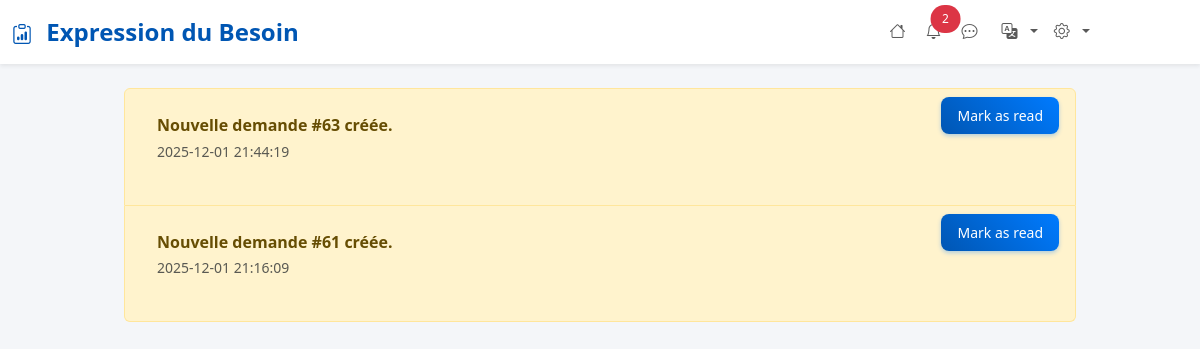
The app's page /pages/notifications.php (signed in), older data.
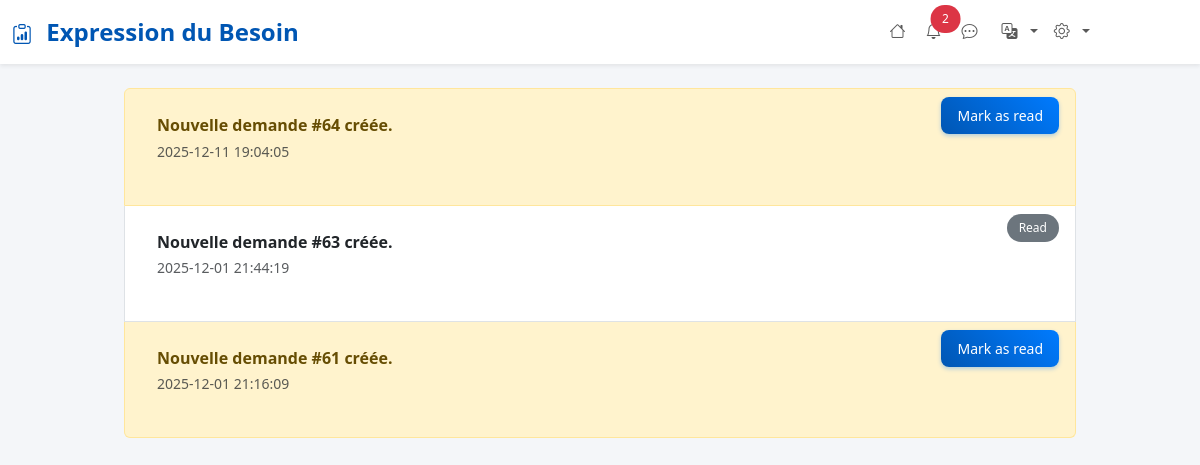
The same page, newer data.
### tables this page shows
CREATE TABLE `notifications` (
  `id` int(11) NOT NULL,
  `service_id` int(11) NOT NULL,
  `is_just_for_admin` tinyint(1) NOT NULL DEFAULT 0,
  `seen` tinyint(1) NOT NULL DEFAULT 0,
  `demande_id` int(11) NOT NULL,
  `created_at` datetime NOT NULL DEFAULT current_timestamp(),
  `message` varchar(200) DEFAULT NULL,
  `validateur_id` int(11) DEFAULT NULL
);

### pages/notifications.php (the view, shortened to what this page needs)
<?php
include '../includes/header.php';
$service_id = $_SESSION['user_service'];
$pdo = getConnection();
$isAdmin = isset($_SESSION['user_role']) && $_SESSION['user_role'] === 'Administrateur' ? 1 : 0;
$serviceFilter = $isAdmin === 1 ? "" : " AND service_id = :uid";
$stmt = $pdo->prepare("
    SELECT demande_id, created_at, d.*, n.id as notification_id, seen, message, n.validateur_id
    FROM notifications n
    JOIN demandes d ON n.demande_id = d.id
    WHERE is_just_for_admin = :is_admin {$serviceFilter}
    ORDER BY created_at DESC
");
$params = ['is_admin' => $isAdmin];
if (!$isAdmin) {
    $params['uid'] = $service_id;
}
$stmt->execute($params);
$notifications = $stmt->fetchAll(PDO::FETCH_ASSOC);
?>
<?php if (count($notifications) === 0): ?>
<p>No notifications.</p>
<?php else: ?>
<ul class="list-group mt-4">
    <?php foreach ($notifications as $n): ?>
    <li class="list-group-item d-flex justify-content-between align-items-start
                <?php if ($n['seen'] == 0) echo 'list-group-item-warning'; ?>">
        <div class="mb-3 p-3">
            <strong><?php echo htmlspecialchars($n['message'] ?? $n['description']); ?></strong><br>
            <small class="text-muted"><?php echo htmlspecialchars($n['created_at']); ?></small><br>
        </div>
        <div>
            <?php if ($n['seen'] == 0): ?>
            <a href="notifications.php?mark_read=<?php echo $n['notification_id']; ?>"
                class="btn btn-sm btn-primary">Mark as read</a>
            <?php else: ?>
            <span class="badge bg-secondary">Read</span>
            <?php endif; ?>
        </div>
    </li>
    <?php endforeach; ?>
</ul>
<?php endif; ?>
</div>
</body>
</html>

Row changes from the older to the newer data that the page shows:
added notifications: message "Nouvelle demande #64 créée.", created_at "2025-12-11 19:04:05"
changed notifications "Nouvelle demande #63 créée.": seen "Mark as read" → "Read"
